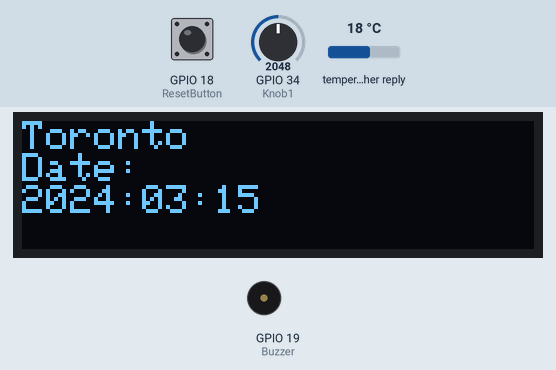
Bench run of a sketch on a simulated ESP32. On the bench: 128×32 one-colour display, buzzer (waves = sounding, pin HIGH). The inputs (shaded band) are chosen by the test bench; at power-on: GPIO 34 (Knob1) = 2048, GPIO 18 (ResetButton) HIGH, temperature in the weather reply 18 °C. WiFi joins after 1.5 s; servers stay silent unless stated; the local clock reads 2024-03-15 10:24:30 at power-on unless the sketch sets it; web services answer with replies made up by the test bench; what the sketch prints to the serial monitor is not drawn.

Above: at 3.6 s.
3.7 s: GPIO 34 (Knob1) set to 2296
5.2 s: GPIO 34 (Knob1) set to 2379
At 6.8 s:
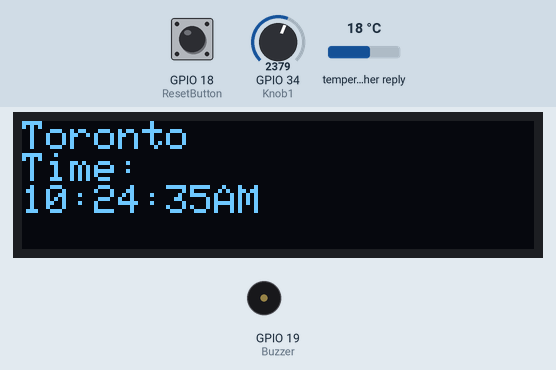
8.2 s: GPIO 34 (Knob1) set to 1228
At 8.8 s:
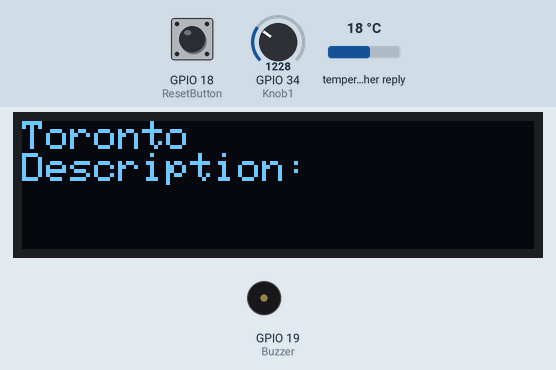
9.7 s: GPIO 18 (ResetButton) pulled LOW for 0.15 s
At 12.0 s:
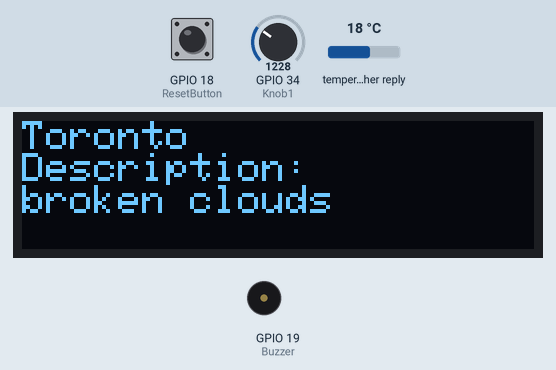
12.3 s: GPIO 34 (Knob1) set to 545
At 13.0 s:
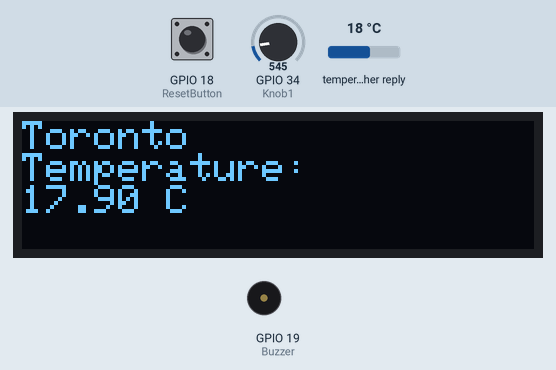
13.8 s: GPIO 34 (Knob1) set to 625
At 14.1 s:
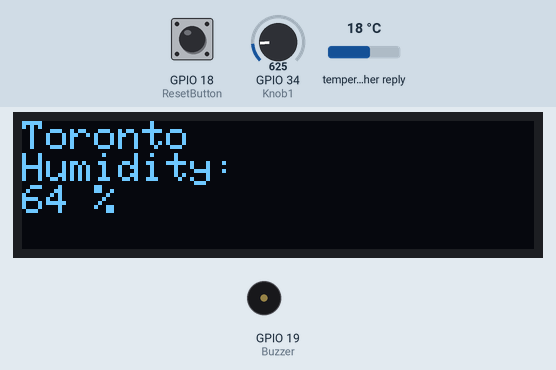
Timing chart, 0 to 16.3 s (numbered marks = the images above; inputs shaded):
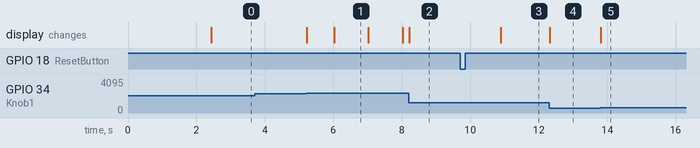

Measured:
- the behaviour switches between 2339 and 2340 on GPIO 34 (Knob1) (found by bisection; images 0 and 1)
- after the input at 3.7 s, every drawn part: stays the same
- after the input at 5.2 s, the display: first changes at once (image 1 shows a later state)
- after the input at 8.2 s, the display: changes at once (image 2)
- after the input at 9.7 s, the display: changes after 1.2 s (image 3)
- after the input at 12.3 s, the display: changes at once (image 4)
- after the input at 13.8 s, the display: changes at once (image 5)
- what the display in image 1 shows lasts 1.0 s, from 6.0 s to 7.0 s

The sketch:

AlarmClockCode.ino
```cpp
#include <SPI.h>
#include <RTClib.h>
#include <Wire.h>
#include <Adafruit_GFX.h>
#include <Adafruit_SSD1306.h>
#include <WiFi.h>
#include <HTTPClient.h>

#define SdaPin 21
#define SclPin 22
#define ScreenWidth 128
#define ScreenHeight 32
#define OledReset -1
#define ScreenAddress 0x3C

const String WifiNetwork    = "XXXXX";
const String WifiPassword   = "XXXXX";
const String ApiUrl_Weather = "https://api.openweathermap.org/data/2.5/weather?q=Toronto&appid=XXXXXXXXXXX";
const String ApiUrl_Time    = "https://www.timeapi.io/api/Time/current/zone?timeZone=America/Toronto";

HTTPClient HttpClient;
int HttpCode;

String JsonFile, ApiTemperature, ApiHumidity, ApiDescription, ApiYear, ApiMonth, ApiDay, ApiHour, ApiMinute, ApiSeconds;

RTC_DS1307 RealTimeClock;
Adafruit_SSD1306 LedDisplay(ScreenWidth, ScreenHeight, &Wire, OledReset);

String  CurrentTime, CurrentDate;
String SetAlarm = "";
String CurrentAlarm = "No Alarm";

const int Knob1 = 34;
const int Knob2 = 35;
const int Buzzer = 19;
const int ResetButton = 18;
const int SetButton = 5;

void setup() {
  Serial.begin(9600);

  WiFi.begin(WifiNetwork, WifiPassword);
  Wire.begin(SdaPin, SclPin);

  if(!LedDisplay.begin(SSD1306_SWITCHCAPVCC, ScreenAddress)) {
  Serial.println(F("SSD1306 allocation failed")); for(;;);
  }
  while(WiFi.status() != WL_CONNECTED){
  Serial.println("Connecting to Wifi..."); delay(500);
  }
  pinMode(Knob1, INPUT);
  pinMode(Knob2, INPUT);
  pinMode(Buzzer, OUTPUT);
  pinMode(ResetButton, INPUT_PULLUP);
  pinMode(SetButton, INPUT_PULLUP);
  if(WiFi.status() == WL_CONNECTED){
    if(!RealTimeClock.begin()){
    Serial.flush(); while(1){ delay(10); }
    }
    if(!RealTimeClock.isrunning()){
      FetchTimeData();
      RealTimeClock.adjust(DateTime(ApiYear.toInt(), ApiMonth.toInt(), ApiDay.toInt(), ApiHour.toInt(), ApiMinute.toInt(), ApiSeconds.toInt()));
    }
    UpdateRealTimeClock();
  }
  //RealTimeClock.adjust(DateTime(2024, 4, 24, 12, 16, 8));
}

void loop() {
  BeepAlarm();

  if(analogRead(Knob1) < 585*1){
    if(digitalRead(ResetButton) == LOW){
      UpdateWeatherInfo();
    }
    WriteText("Toronto\nTemperature:\n" + ApiTemperature + " C");
  }
  else if(analogRead(Knob1) < 585*2){
    if(digitalRead(ResetButton) == LOW){
      UpdateWeatherInfo();
    }
    WriteText("Toronto\nHumidity:\n" + ApiHumidity + " %");
  }
  else if(analogRead(Knob1) < 585*3){
    if(digitalRead(ResetButton) == LOW){
      UpdateWeatherInfo();
    }
    WriteText("Toronto\nDescription:\n" + ApiDescription);
  }
  else if(analogRead(Knob1) < 585*4){
    if(digitalRead(ResetButton) == LOW){
      UpdateRealTimeClock();
    }
    GetDate();
    WriteText("Toronto\nDate:\n" + CurrentDate);
  }
  else if(analogRead(Knob1) < 585*5){
    if(digitalRead(ResetButton) == LOW){
      UpdateRealTimeClock();
    }
    GetTime();
    WriteText("Toronto\nTime:\n" + CurrentTime);
  }
  else if(analogRead(Knob1) < 585*6){
    AlarmSystem();
    if(CurrentAlarm == "No Alarm"){
      WriteText("Set Alarm\n" + SetAlarm + "\nCurrentAlarm\nNo Alarm");
    }
    else{
      WriteText("Set Alarm\n" + SetAlarm + "\nCurrentAlarm\n" + CurrentAlarm);
    }
  }
  else{
    if(WiFi.status() == WL_CONNECTED){
    WriteText("Wifi is connected\nNetwork: " + WifiNetwork);
    }
  }
}

void WriteText(String Message) {
  LedDisplay.clearDisplay();

  LedDisplay.setTextSize(1);             // Normal 1:1 pixel scale
  LedDisplay.setTextColor(SSD1306_WHITE);        // Draw white text
  LedDisplay.setCursor(0,0);             // Start at top-left corner
  LedDisplay.println(Message);

  LedDisplay.display();
}

void AlarmSystem(void){
  int SetHour = ceil(analogRead(Knob2)/(170.625));
  if(SetHour == 0){
    SetAlarm = "1:00:00AM";
  }
  else if(SetHour < 12){
    SetAlarm = String(SetHour) + ":00:00AM";
  }
  else if(SetHour == 12){
    SetAlarm = String(SetHour) + ":00:00PM";
  }
  else if(SetHour == 24){
    SetAlarm = String(SetHour-12) + ":00:00AM";
  }
  else{
    SetHour = SetHour - 12;
    SetAlarm = String(SetHour) + ":00:00PM";
  }

  if(digitalRead(SetButton) == LOW){
    CurrentAlarm = SetAlarm;
  }

  if(digitalRead(ResetButton) == LOW){
    CurrentAlarm = "No Alarm";
  }
}

void BeepAlarm(void){
  if(CurrentTime.equals(CurrentAlarm)){
    for(int i=0; i<7; i++){
    digitalWrite(Buzzer, HIGH);
    delay(1000);
    digitalWrite(Buzzer, LOW);
    delay(1000);
    }
  }
}

void GetTime(void){
  char ClockTimePM[] = ":mm:ssPM";
  char ClockTimeAM[] = ":mm:ssAM";
  char Hour[] = "hh";
  DateTime ClockNow = RealTimeClock.now();
  String HourRTC = ClockNow.toString(Hour);
  if(HourRTC.toInt() < 12){
    CurrentTime = HourRTC;
    CurrentTime.concat(ClockNow.toString(ClockTimeAM));
  }
  else if(HourRTC.toInt() == 12){
    CurrentTime = HourRTC;
    CurrentTime.concat(ClockNow.toString(ClockTimePM));
  }
  else if(HourRTC.toInt() > 12){
    HourRTC = (HourRTC.toInt()-12);
    CurrentTime = HourRTC;
    CurrentTime.concat(ClockNow.toString(ClockTimePM));
  }
}

void GetDate(void){
  char ClockDate[] = "YYYY:MM:DD";
  DateTime ClockNow = RealTimeClock.now();
  CurrentDate = ClockNow.toString(ClockDate);
}

void FetchTimeData(void){
if(WiFi.status() == WL_CONNECTED){
  HttpClient.begin(ApiUrl_Time);
  HttpCode = HttpClient.GET();
  if(HttpCode > 0){
    JsonFile = HttpClient.getString();
    for(int i=0; i<JsonFile.length(); i++){
      if(JsonFile.substring(i, i+4).equals("year") && JsonFile[i+5] == ':'){
        ApiYear = JsonFile.substring(i+6, i+10);
      }
      if(JsonFile.substring(i, i+5).equals("month") && JsonFile[i+6] == ':'){
        if(JsonFile[i+8] == ','){ ApiMonth = JsonFile[i+7]; }
        else { ApiMonth = JsonFile.substring(i+7, i+9); }
      }
      if(JsonFile.substring(i, i+3).equals("day") && JsonFile[i+4] == ':'){
        if(JsonFile[i+6] == ','){ ApiDay = JsonFile[i+5]; }
        else { ApiDay = JsonFile.substring(i+5, i+7); }
      }
      if(JsonFile.substring(i, i+4).equals("hour") && JsonFile[i+5] == ':'){
        if(JsonFile[i+7] == ','){ ApiHour = JsonFile[i+6]; }
        else { ApiHour = JsonFile.substring(i+6, i+8); }
      }
      if(JsonFile.substring(i, i+6).equals("minute") && JsonFile[i+7] == ':'){
        if(JsonFile[i+9] == ','){ ApiMinute = JsonFile[i+8]; }
        else { ApiMinute = JsonFile.substring(i+8, i+10); }
      }
      if(JsonFile.substring(i, i+7).equals("seconds") && JsonFile[i+8] == ':'){
        if(JsonFile[i+10] == ','){ ApiSeconds = JsonFile[i+9]; }
        else { ApiSeconds = JsonFile.substring(i+9, i+11); }
      }
    }
    Serial.println(JsonFile);
    Serial.println(ApiYear + " " + ApiMonth + " " + ApiDay + " " + ApiHour + " " + ApiMinute + " " + ApiSeconds);
    HttpClient.end();
    }
    else{
    Serial.println("Error Code");
    }
  }
  else{
    Serial.println("Connection Lost");
  }
  delay(500);
}

void UpdateRealTimeClock(void){
  FetchTimeData();
  RealTimeClock.adjust(DateTime(ApiYear.toInt(), ApiMonth.toInt(), ApiDay.toInt(), ApiHour.toInt(), ApiMinute.toInt(), ApiSeconds.toInt()));
}

void FetchWeatherData(void){
if(WiFi.status() == WL_CONNECTED){
  HttpClient.begin(ApiUrl_Weather);
  HttpCode = HttpClient.GET();
  if(HttpCode > 0){
    JsonFile = HttpClient.getString();
    for(int i=0; i<JsonFile.length(); i++){
      if(JsonFile.substring(i, i+4).equals("temp") && JsonFile[i+5] == ':'){
      ApiTemperature = JsonFile.substring(i+6, i+11);
      double RealTemp = ApiTemperature.toDouble() - 273.2;
      ApiTemperature = RealTemp;
      }
      if(JsonFile.substring(i, i+8).equals("humidity") && JsonFile[i+9] == ':'){
        ApiHumidity = JsonFile.substring(i+10, i+12);
      }
      if(JsonFile.substring(i, i+11).equals("description") && JsonFile[i+12] == ':'){
        for(int j=i+14; j<i+54; j++){
          if(JsonFile[j] == '"' && JsonFile[j+1] == ','){ ApiDescription = JsonFile.substring(i+14, j); }
        }
      }
    }
    Serial.println(JsonFile);
    Serial.println(ApiTemperature + " C"); Serial.println(ApiHumidity + " %"); Serial.println(ApiDescription);
    HttpClient.end();
    }
    else{
    Serial.println("Error Code");
    }
  }
  else{
    Serial.println("Connection Lost");
  }
  delay(500);
}

void UpdateWeatherInfo(void){
  FetchWeatherData();
}
```
